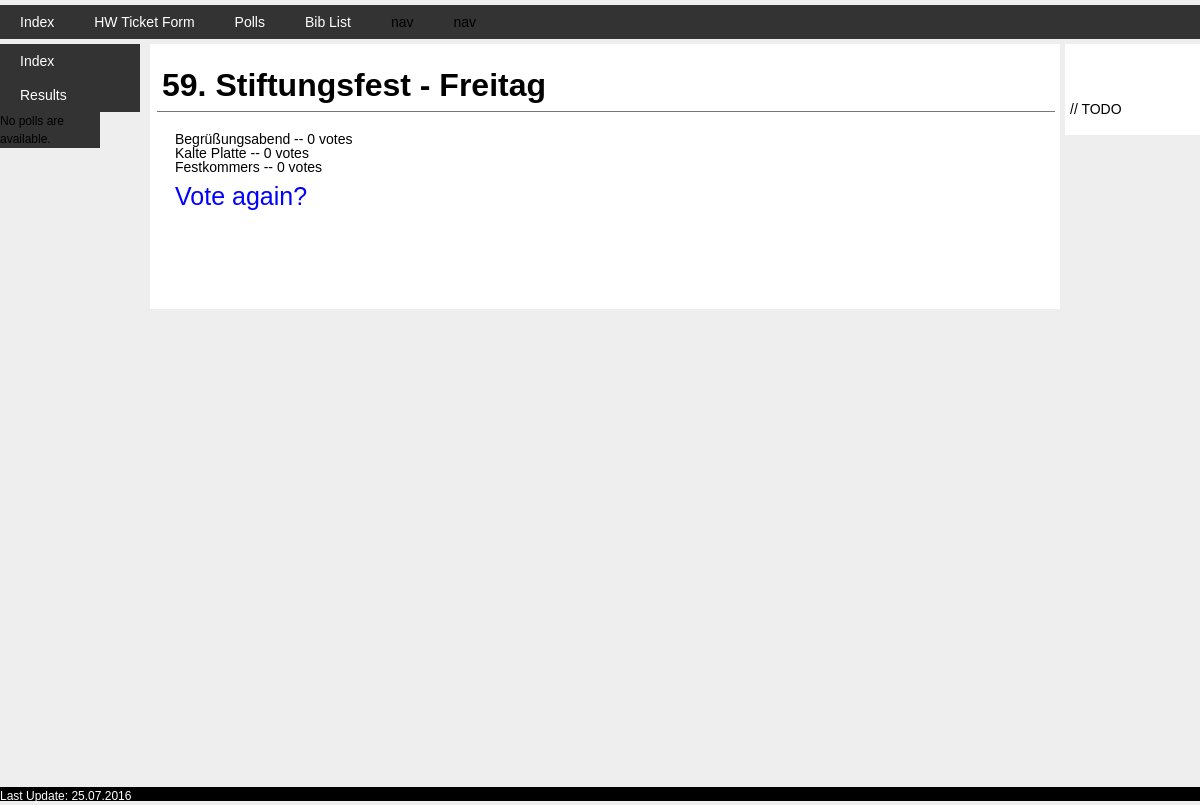
Page /polls/1/results/ on the committed database.
### polls/models.py (models this page shows, shortened)
class Question(models.Model):
    question_text = models.CharField(max_length=200)
    question_descr = models.TextField('Descriptive text', default='Add your super descriptive text here...')
    pub_date = models.DateTimeField('date published')
    def was_published_recently(self):
        now = timezone.now()
        return now - datetime.timedelta(days=1) <= self.pub_date <= now
    was_published_recently.admin_order_field = 'pub_date'
    was_published_recently.boolean = True
    was_published_recently.short_description = 'Published recently?'

class Choice(models.Model):
    question = models.ForeignKey(Question, on_delete=models.CASCADE)
    choice_text = models.CharField(max_length=200)
    votes = models.IntegerField(default=0)

### polls/views.py (the view)
# urls.py: url(r'^(?P<pk>[0-9]+)/results/$', views.ResultView.as_view(), name='results'),
class ResultView(generic.DetailView):
    model = Question
    template_name = 'polls/results.html'

### polls/templates/polls/results.html (shortened to what this page needs)
{% extends "polls/base.html" %}
{% load static %}
{% block content %}
<h1>{{ question.question_text }}</h1>
<ul>
	{% for choice in question.choice_set.all %}
    	<li>{{ choice.choice_text }} -- {{ choice.votes }} vote{{ choice.votes|pluralize }}</li>
	{% endfor %}
</ul>
<p><a href="{% url 'polls:detail' question.id %}">Vote again?</a></p>
<p></p>
<p></p>
<p></p>
<p></p>
{% endblock %}

### base/static/base/style.css (style rules this page uses)
html, body { margin: 0; padding: 0; border: 0; background: transparent; }
div, article, aside, footer, header, hgroup, nav, section, h1, h2, h3, h4, h5, h6, p, blockquote, a, ol, ul, li, table, tr, th, td, tbody, tfoot, thead { margin: 0; padding: 0; border: 0; vertical-align: baseline; background: transparent; }
h1, h2, h3, h4, h5, h6, p, li, blockquote, td, th, a, caption, em, strong, strike { font-family: Arial, Helvetica, sans-serif; font-size: 100%; font-weight: normal; font-style: normal; line-height: 100%; text-indent: 0; text-decoration: none; text-align: left; color: #000; }
ol, ul, { list-style: none; }
body { background-color: #eeeeee; }
html, body, #wrapper { height: 100%; }
h1, h2, h3, h4, h5, h6 { font-weight: bold; color: #000; }
h1 { font-size: 24px; }
p { color: #000; font-size: 12px; line-height: 150%; }
p a { margin: 0 0 0 15px; font-size: 25px; }
a:link { color: #00f; }
ul { list-style: none; }
ul li { color: #000; font-size: 14px; }
#content h1 { margin: 10px 0 20px 2px; font-size: 32px; border-bottom: 1px #777777 solid; padding: 10px 5px; }
#content p { font-size: 14px; padding: 10px 0 10px 5px; }
#content ul { margin-left: 20px }

### polls/static/polls/style.css (style rules this page uses)
html, body { margin: 0; padding: 0; border: 0; background: transparent; }
div, article, aside, footer, header, hgroup, nav, section, h1, h2, h3, h4, h5, h6, p, blockquote, a, ol, ul, li, table, tr, th, td, tbody, tfoot, thead { margin: 0; padding: 0; border: 0; vertical-align: baseline; background: transparent; }
h1, h2, h3, h4, h5, h6, p, li, blockquote, td, th, a, caption, em, strong, strike { font-family: Arial, Helvetica, sans-serif; font-size: 100%; font-weight: normal; font-style: normal; line-height: 100%; text-indent: 0; text-decoration: none; text-align: left; color: #000; }
ol, ul, { list-style: none; }
body { background-color: #eeeeee; }
html, body, #wrapper { height: 100%; }
h1, h2, h3, h4, h5, h6 { font-weight: bold; color: #000; }
h1 { font-size: 24px; }
p { color: #000; font-size: 12px; line-height: 150%; }
p a { margin: 0 0 0 15px; font-size: 25px; }
a:link { color: #00f; }
ul { list-style: none; }
ul li { color: #000; font-size: 14px; }
#content h1 { margin: 10px 0 20px 2px; font-size: 32px; border-bottom: 1px #777777 solid; padding: 10px 5px; }
#content p { font-size: 14px; padding: 10px 0 10px 5px; }
#content ul { margin-left: 20px }

### rows in the picture
Question: question_text "59. Stiftungsfest - Freitag"
Choice: choice_text "Begrüßungsabend", votes "0"
Choice: choice_text "Kalte Platte", votes "0"
Choice: choice_text "Festkommers", votes "0"
